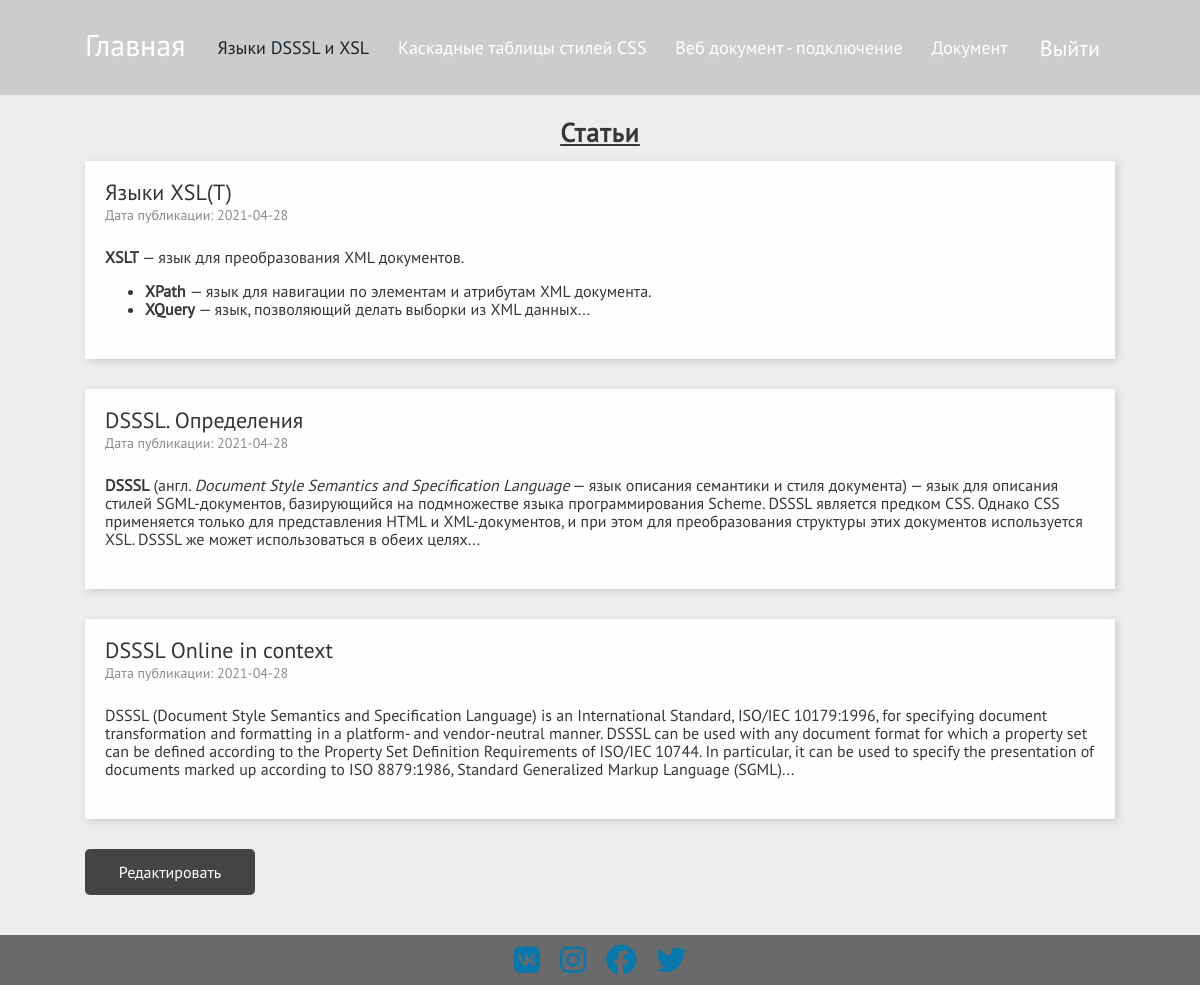
Page /content.php?tab=1 (signed in) on the committed database.
### tables this page shows
CREATE TABLE `dsssl_xsl` (
  `id` int(11) NOT NULL,
  `ar_name` varchar(200) DEFAULT NULL,
  `article` text,
  `description` text,
  `date` date DEFAULT NULL
);

### functions.php (called while the page is built, shortened)
<?php
require_once 'config.php';
function select_all($table)
{
	global $link;
	$articles = array();
	$query =	"SELECT id, ar_name, description, date FROM {$table} ORDER BY id";
	$result = mysqli_query($link, $query);
	for ($i = 0; $i < mysqli_num_rows($result); $i++) {
		mysqli_data_seek($result, $i);
		$articles[] = mysqli_fetch_assoc($result);
	}
	return $articles;
}

### content.php (the view, shortened to what this page needs)
<?php
require_once 'functions.php';
$tab = 0;
$t1 = "dsssl_xsl";
if (isset($_GET['tab'])) {
	$tab = $_GET['tab'];
	switch ($tab) {
		case 1:
			$table = select_all($t1);
			$table_name = $t1;
			break;
	}
}
?>
<!DOCTYPE html>
<html lang="ru">
<head>
	<title><?php
				if (isset($_GET['tab'])) {
					$tab = $_GET['tab'];
					switch ($tab) {
						case 1:
							echo "Языки DSSSL и XSL";
							break;
						case 2:
							echo "Каскадные таблицы стилей CSS";
							break;
						case 3:
							echo "Веб документ - подключение";
							break;
						case 4:
							echo "Документ";
							break;
						default:
							$table = [];
							$table_name = "404";
							break;
					}
				} ?></title>
	<link rel="stylesheet" href="css/style.css">
</head>
<body>
	<div class="wrapper">
		<header class="header header__gray">
			<div class="header__content _container">
				<a href="index.php" class="header__logo">Главная</a>
				<nav class="header__menu menu__body">
					<ul class="menu__list">
						<li class="menu__item"><a href="content.php?tab=1" class="menu__link <?php if (isset($_GET['tab']) && ($_GET['tab'] == 1)) echo "menu__link_active" ?>">Языки DSSSL и XSL</a></li>
						<li class="menu__item"><a href="content.php?tab=2" class="menu__link <?php if (isset($_GET['tab']) && ($_GET['tab'] == 2)) echo "menu__link_active" ?>">Каскадные таблицы стилей CSS</a></li>
						<li class="menu__item"><a href="content.php?tab=3" class="menu__link <?php if (isset($_GET['tab']) && ($_GET['tab'] == 3)) echo "menu__link_active" ?>">Веб документ - подключение</a></li>
						<li class="menu__item"><a href="content.php?tab=4" class="menu__link <?php if (isset($_GET['tab']) && ($_GET['tab'] == 4)) echo "menu__link_active" ?>">Документ</a></li>
					</ul>
				</nav>
				<?php
				if (!empty($_SESSION["auth"]) and $_SESSION['auth'])
					echo "<a href='logout.php' class='header__in'>Выйти</a>";
				else echo "<a href='login.php' class='header__in'>Войти</a>";
				?>
			</div>
		</header>
		<main class="page page__info">
			<section class="news">
				<div class="news__content _container">
					<div class="news__title">Статьи</div>
					<?php
					if (isset($table))
						for ($i = 0; $i < count($table); $i++) {
							echo <<<CARD
					<div class="news__card card-news">
						<div class="card-news__text">
							<a href="article.php?tab=$tab&id={$table[$i]["id"]}" class="card-news__title">{$table[$i]["ar_name"]}</a>
							<div class="card-news__date">
								Дата публикации: {$table[$i]["date"]}
							</div>
							<div class="card-news__description">
							{$table[$i]["description"]}
							</div>
						</div>
					</div>
					CARD;
						}
					?>
					<?php
					if (!empty($_SESSION['admin']) and $_SESSION['admin'] && $table_name != '404') {
					?>
						<form action="editor.php" method="post">
							<div class="edit-form">
								<div class="edit__btn edit-btn" id="edit">Редактировать</div>
							</div>
						</form>
					<?php
					}
					?>
				</div>
			</section>
		</main>
		<footer class="footer">
			<div class="footer__content _container">
				<div class="footer__socials socials-footer">
					<a href="https://vk.com/" class="socials-footer__link"><i class="fab fa-vk"></i></a>
					<a href="https://www.instagram.com/" class="socials-footer__link"><i class="fab fa-instagram"></i></a>
					<a href="https://www.facebook.com/" class="socials-footer__link"><i class="fab fa-facebook"></i></a>
					<a href="https://twitter.com/?lang=ru" class="socials-footer__link"><i class="fab fa-twitter"></i></a>
				</div>
			</div>
		</footer>
	</div>
</body>
</html>

### css/style.css (style rules this page uses)
*:not(p, ol, h1, h2, h3, h4, h5, h6) { padding: 0px; margin: 0px; border: 0px; }
*, *:before, *:after { -webkit-box-sizing: border-box; box-sizing: border-box; }
aside, nav, footer, header, section { display: block; }
html, body { height: 100%; min-width: 320px; }
body { line-height: 1; font-family: "PTSans"; -ms-text-size-adjust: 100%; -moz-text-size-adjust: 100%; -webkit-text-size-adjust: 100%; }
a, a:visited { text-decoration: none; }
li:not(.ck-editor li, .card-news__description li, .article__text li) { list-style: none; }
body { color: #353738; font-size: 14px; min-width: 320px; }
.wrapper { width: 100%; min-height: 100vh; overflow: hidden; display: -webkit-box; display: -ms-flexbox; display: flex; -webkit-box-orient: vertical; -webkit-box-direction: normal; -ms-flex-direction: column; flex-direction: column; }
._container { max-width: 1070px; margin: 0 auto; padding: 0 20px; }
.header { min-width: 320px; position: absolute; width: 100%; z-index: 50; left: 0; top: 0px; height: 95px; }
.header__content { height: 100%; display: -webkit-box; display: -ms-flexbox; display: flex; -webkit-box-align: center; -ms-flex-align: center; align-items: center; }
.header__gray { background: #ccc; z-index: 15 !important; }
.header__logo { margin: -5px 0px 0px 0px; width: 100px; color: #fff; font-size: 30px; line-height: 40px; }
.header__in { display: block; color: #fff; font-size: 22px; margin: 0px 15px 0px 0px; }
.menu__body { padding: 0px 3.15%; -webkit-box-flex: 1; -ms-flex: 1 1 auto; flex: 1 1 auto; }
.menu__list { display: -webkit-box; display: -ms-flexbox; display: flex; -webkit-box-pack: justify; -ms-flex-pack: justify; justify-content: space-between; }
.menu__item { display: block; }
.menu__link { color: #fff; font-size: 18px; }
.menu__link_active { color:rgba(28, 36, 42); }
.footer { z-index: 10; background: #353738bd; height: 50px; padding: 10px 0px; }
.footer__socials { display: -webkit-box; display: -ms-flexbox; display: flex; -webkit-box-pack: center; -ms-flex-pack: center; justify-content: center; }
.socials-footer { font-size: 30px; }
.socials-footer__link { margin: 0px 10px; color: #0777ac; -webkit-transition: color 0.2s ease 0s; -o-transition: color 0.2s ease 0s; transition: color 0.2s ease 0s; }
.page { -webkit-box-flex: 1; -ms-flex: 1 1 auto; flex: 1 1 auto; position: relative; }
.page__info { background: #eee; }
.news { padding: 120px 0px 30px; }
.news__title { text-align: center; font-size: 26px; letter-spacing: 1.1px; font-weight: 700; margin: 0px 0px 15px 0px; text-decoration: underline; }
.news__card { margin: 0px 0px 30px 0px; }
.card-news { -webkit-box-shadow: 2px 2px 8px 0px rgba(34, 60, 80, 0.2); box-shadow: 2px 2px 8px 0px rgba(34, 60, 80, 0.2); background: #fefefe; display: -webkit-box; display: -ms-flexbox; display: flex; padding: 20px; }
.card-news__text { display: -webkit-box; display: -ms-flexbox; display: flex; -webkit-box-orient: vertical; -webkit-box-direction: normal; -ms-flex-direction: column; flex-direction: column; }
.card-news__title { font-size: 22px; color: #353535; margin: 0px 0px 5px 0px; display: inline-block; }
.card-news__date { font-size: 14px; color: #8b8b8b; margin: 0px 0px 10px 0px; }
.card-news__description { font-size: 16px; line-height: 18px; -webkit-box-flex: 1; -ms-flex: 1 1 auto; flex: 1 1 auto; margin: 0px 0px 5px 0px; }
.card-news__description ul { margin-block-start: 1em; margin-block-end: 1em; margin-inline-start: 0px; margin-inline-end: 0px; padding-inline-start: 40px; }
.edit-btn { display: block; cursor: pointer; text-align: center; width: 170px; padding: 15px 0; background: #444; font-size: 16px; border-radius: 5px; color: #fff; transition: all .2s ease 0s; margin: 0 0 10px 0; }

### rows in the picture
dsssl_xsl: ar_name "Языки XSL(T)", date "2021-04-28", description "XSLT — язык для преобразования XML документов. XPath — язык для навигации по элементам и атрибутам XML документа. XQuery — язык, позволяющий делать выборки из XML данных..."
dsssl_xsl: ar_name "DSSSL. Определения", date "2021-04-28", description "DSSSL (англ. Document Style Semantics and Specification Language — язык описания семантики и стиля документа) — язык для описания стилей SGML-документов, базирующийся на подмножестве языка программирования Scheme. DSSSL является предком CSS. Однако CSS применяется только для представления HTML и XML-документов, и при этом для преобразования структуры этих документов используется XSL. DSSSL же может использоваться в обеих целях..."
dsssl_xsl: ar_name "DSSSL Online in context", date "2021-04-28", description "DSSSL (Document Style Semantics and Specification Language) is an International Standard, ISO/IEC 10179:1996, for specifying document transformation and formatting in a platform- and vendor-neutral manner. DSSSL can be used with any document format for which a property set can be defined according to the Property Set Definition Requirements of ISO/IEC 10744. In particular, it can be used to specify the presentation of documents marked up according to ISO 8879:1986, Standard Generalized Markup Language (SGML)..."
